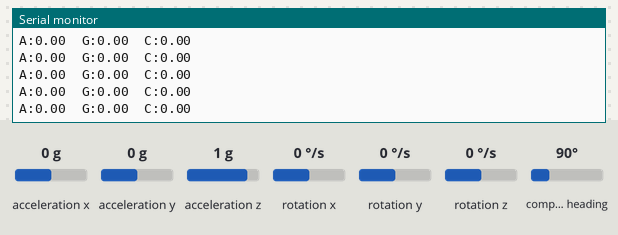
This sketch was run on a simulated Arduino Nano 33 BLE. Parts: the last lines printed to the serial monitor. Inputs (shaded band) come from the test bench; at power-on: acceleration x 0 g, acceleration y 0 g, rotation z 0 °/s, acceleration z 1 g, rotation x 0 °/s, rotation y 0 °/s, compass heading 90°.

Above: at 1.2 s.
1.3 s: acceleration x set to -1.4 g
At 2.3 s:
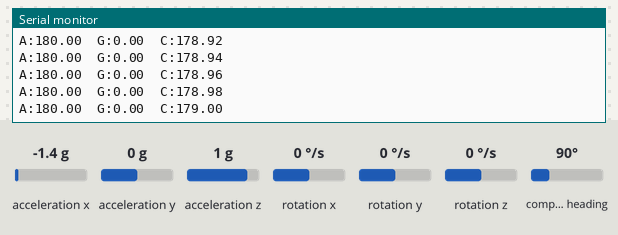
2.8 s: acceleration y set to -1.4 g
At 3.5 s:
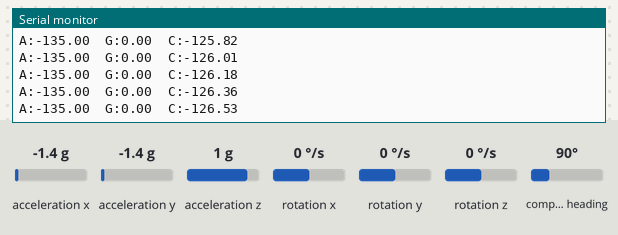
4.3 s: rotation z set to -192 °/s
At 4.8 s:
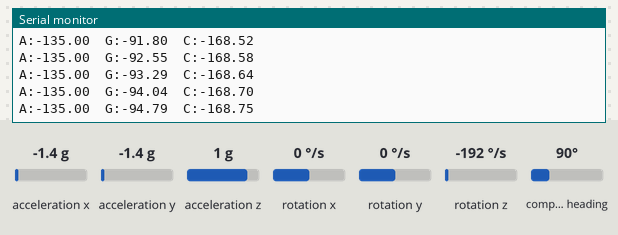
Timing chart, 0 to 7.3 s (numbered marks = the images above; inputs shaded):
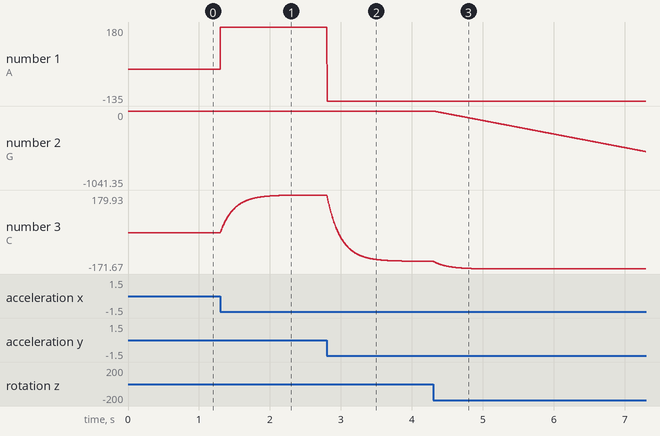

The sketch:

Propricezione.ino
```cpp
/*
- https://www.arduino.cc/reference/en/#functions
*/

#include <Arduino_LSM9DS1.h>
#include <cmath>

void sample(float& Ax, float& Ay, float& Az, float& Gx, float& Gy, float& Gz, float&  Mx, float& My, float& Mz);
float deg2rad(float degrees);
float rad2deg(float radians);
void printIMU(float Ax, float Ay, float Az, float Gx, float Gy, float Gz, float Mx, float My, float Mz);
void roll(float& roll_A, float& roll_G, float& roll_C);

unsigned long t_old ;
unsigned long t ;
float dt ;

const float alpha = 0.02;

float Ax, Ay, Az, Gx, Gy, Gz, Mx, My, Mz;

float roll_A,roll_G,roll_C;

void setup() {
  Serial.begin(9600);
  while (!Serial);
  Serial.println("Started");

  if (!IMU.begin()) {
    Serial.println("Failed to initialize IMU!");
    while (1);
  }

  /*
  Serial.print("Accelerometer sample rate = ");
  Serial.print(IMU.accelerationSampleRate());
  Serial.println(" Hz");
  Serial.print("Gyroscope sample rate = ");
  Serial.print(IMU.gyroscopeSampleRate());
  Serial.println(" Hz");
  Serial.print("Magnetometer sample rate = ");
  Serial.print(IMU.magneticFieldSampleRate());
  Serial.println(" Hz");
  */

  //t_old = ((float)millis())/1000.0;

}

void loop() {

  t_old = ((float)micros());///1000.0;


  sample(Ax, Ay, Az, Gx, Gy, Gz, Mx, My, Mz);

  //printIMU(Ax, Ay, Az, Gx, Gy, Gz, Mx, My, Mz);

  //Serial.print("t_old:");
  //Serial.println(t_old/1000000.0);
  //Serial.print("t:");
  //Serial.println(t/1000000.0);
  //Serial.print("dt:");
  //Serial.println((t-t_old)/1000000.0);
  //Serial.print("\tGz:");
  //Serial.println(Gz);

  roll(roll_A, roll_G, roll_C);

  printRoll(roll_A, roll_G, roll_C);

  t = ((float)micros());///1000.0;

  dt = float(t-t_old)/1000000.0; // not sure
  //t_old = t;

}

void roll(float& roll_A, float& roll_G, float& roll_C){
  roll_A = rad2deg(atan2(Ay, Ax)); // rad
  roll_G = roll_G + Gz*dt; //rad/s * s
  roll_C = (1-alpha)*(roll_C + Gz*dt)+ alpha*roll_A;
}

void printRoll(float roll_A, float roll_G, float roll_C){
    //Serial.print(t);
    Serial.print("A:");
    Serial.print(roll_A);
    Serial.print("\tG:");
    Serial.print(roll_G);
    Serial.print("\tC:");
    Serial.println(roll_C);
    }

void sample(float& Ax, float& Ay, float& Az, float& Gx, float& Gy, float& Gz, float&  Mx, float& My, float& Mz){
  if (IMU.accelerationAvailable()) {
    IMU.readAcceleration(Ax, Ay, Az);}
  if (IMU.gyroscopeAvailable()) {
    IMU.readGyroscope(Gx, Gy, Gz);}
  if (IMU.magneticFieldAvailable()) {
    IMU.readMagneticField(Mx, My, Mz);

    //Gx = deg2rad(Gx);
    //Gy = deg2rad(Gy);
    //Gz = deg2rad(Gz);
    }

}

void printIMU(float Ax, float Ay, float Az, float Gx, float Gy, float Gz, float Mx, float My, float Mz){

    Serial.print(t);
    Serial.print('\t');
    Serial.print(Ax);
    Serial.print('\t');
    Serial.print(Ay);
    Serial.print('\t');
    Serial.print(Az);

    Serial.print('\t');
    Serial.print(Gx);
    Serial.print('\t');
    Serial.print(Gy);
    Serial.print('\t');
    Serial.print(Gz);

    Serial.print('\t');
    Serial.print(Mx);
    Serial.print('\t');
    Serial.print(My);
    Serial.print('\t');
    Serial.println(Mz);

}

float deg2rad(float degrees){

  return (degrees * 71.0) / 4068.0;
}

float rad2deg(float radians){

  return (radians * 4068.0) / 71.0;
}
```

Measured:
- after the input at 1.3 s, the serial monitor: prints a new line at once (image 1)
- plotted number 1: 0 → 180 after the input at 1.3 s
- plotted number 3: 0 → 179.93 after the input at 1.3 s
